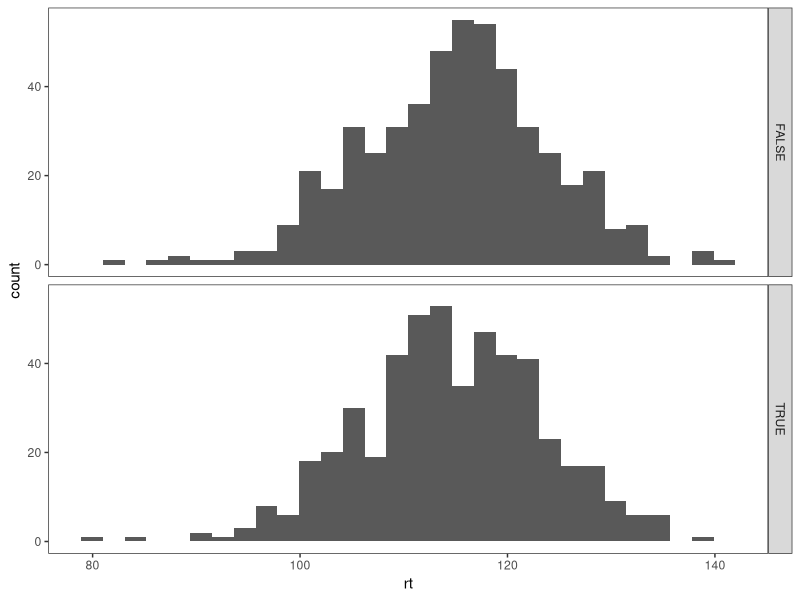

Write the R code that produced this figure.
# implement the model by filling in the function below

# see README for model description

# the model should return a data frame with two columns: correct and rt
# the correct column should be TRUE or FALSE, and rt should contain the
# number of steps it took to reach the criterion.

# note that the function takes four arguments:
# samples is the number of samples to draw from the model
# rate.1 is the evidence accumulation rate for the correct response (default value is 0.025)
# rate.1 is the evidence accumulation rate for the incorrect response (default value is 0.025)
# criterion is the threshold for a response (default value is 3)

accumulator.model <- function(samples, rate.1=0.025, rate.2=0.025, criterion=3){
  
  # create placeholder arrays for the data
  accuracy.array <- rep(F, samples)
  rt.array <- rep(0, samples)
  
  # fill in code here!
  for(i in 1:samples){
    accumulator.1 <- 0
    accumulator.2 <- 0
    steps <- 0
    while(accumulator.1 < criterion && accumulator.2 < criterion){
      accumulator.1 <- accumulator.1 + rexp(1, 1/rate.1)
      accumulator.2 <- accumulator.2 + rexp(1, 1/rate.2)
      steps <- steps + 1
    }
    accuracy.array[i] <- accumulator.1 > accumulator.2
    rt.array[i] <- steps
  }
    

  output <- data.frame(
    correct = accuracy.array,
    rt = rt.array
  )
  
  return(output)
}

# test the model ####

# if the model is working correctly, then the line below should generate a data frame with 
# 1000 samples and about half of the samples should be correct. the average rt will probably
# be around 112, but might vary from that by a bit.

initial.test <- accumulator.model(1000)
sum(initial.test$correct) / length(initial.test$correct) # should be close to 0.5
mean(initial.test$rt) # should be about 112

# visualize the RT distributions ####

library(ggplot2)

ggplot(initial.test, aes(x=rt))+
  geom_histogram()+
  facet_grid(correct~.)+
  theme_bw()+
  theme(panel.grid = element_blank())
